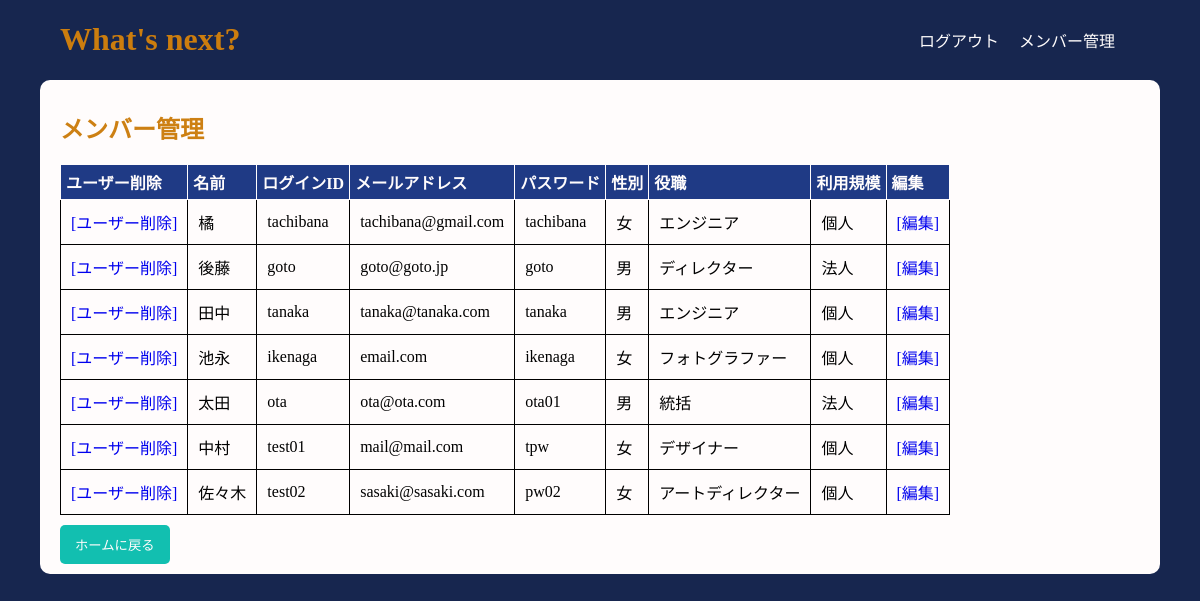
The app's page /users_select.php with its own data.
### tables this page shows
CREATE TABLE `gs_user_table` (
  `id` int(12) NOT NULL,
  `name` varchar(64) NOT NULL,
  `lid` varchar(64) NOT NULL,
  `mail` varchar(64) NOT NULL,
  `lpw` varchar(64) NOT NULL,
  `gender` int(1) NOT NULL,
  `depart` varchar(64) NOT NULL,
  `sort` int(1) NOT NULL,
  `col` varchar(7) NOT NULL DEFAULT '#ff0000'
);

### users_select.php (the view, shortened to what this page needs)
<?php
try {
    $pdo = new PDO('mysql:dbname=gs_db;charset=utf8;host=localhost', 'root', 'root');
} catch (PDOException $e) {
    exit('DB Error' . $e->getMessage());
}
$sql = "SELECT * FROM gs_user_table ORDER BY id DESC";
$stmt = $pdo->prepare($sql);
$status = $stmt->execute();
$view = "";
if ($status == false) {
    $error = $stmt->errorInfo();
    exit("*SQL Error:" . $error[2]);
} else {
    while ($res = $stmt->fetch(PDO::FETCH_ASSOC)) {
        $view .= '<tr>';
        $view .= '<td>';
        $view .= '<a href="users_delete.php?id=' . $res["id"] . '">';
        $view .= '[ユーザー削除]';
        $view .= '</a>';
        $view .= '</td>';
        $view .= '<td>' . $res["name"] . '</td>';
        $view .= '<td>' . $res["lid"] . '</td>';
        $view .= '<td>' . $res["mail"] . '</td>';
        $view .= '<td>' . $res["lpw"] . '</td>';
        if ($res["gender"] == 0) {
            $view .= '<td>男</td>';
        } else {
            $view .= '<td>女</td>';
        }
        $view .= '<td>' . $res["depart"] . '</td>';
        if ($res["sort"] == 0) {
            $view .= '<td>個人</td>';
        } else {
            $view .= '<td>法人</td>';
        }
        $view .= '<td style="text-align:right;">';
        $view .= '<a href="users_detail.php?id=' . $res["id"] . '">';
        $view .= '[編集]';
        $view .= '</a>';
        $view .= '</td>';
        $view .= '</tr>'
            . PHP_EOL;
    }
}
?>
<!DOCTYPE html>
<html>
<head>
    <link rel="stylesheet" href="css/style.css" />
</head>
<body>
    <?php include("header.php"); ?>
    <main>
        <article>
            <h1>メンバー管理</h1>
            <table id="table_us">
                <tr>
                    <th>ユーザー削除</th>
                    <th>名前</th>
                    <th>ログインID</th>
                    <th>メールアドレス</th>
                    <th>パスワード</th>
                    <th>性別</th>
                    <th>役職</th>
                    <th>利用規模</th>
                    <th>編集</th>
                </tr>
                <?php
                echo $view;
                ?>
            </table>
            <button onclick="location.href='select.php'"> ホームに戻る</button>
        </article>
    </main>
</body>
</html>

### header.php (shortened to what this page needs)
<header>
    <h1><a href="select.php">What's next?</a></h1>
        <nav>
            <ul>
                <li><a href="logout.php">ログアウト</a></li>
                <li><a href="users_select.php">メンバー管理</a></li>
            </ul>
        </nav>
    </header>

### css/style.css (style rules this page uses)
body { --white: #fffcfc; --accent: #cd8013; --bg: #17264f; margin: auto; background-color: var(--bg); }
header { width: 90%; margin: auto; }
header, header a { color: var(--white); }
main { width: 100%; margin: auto; }
table { text-align: left; }
form, article { width: 90%; margin: auto; padding: 10px 20px; }
h1, h3 { color: var(--accent); }
header h1 a { color: #cc7d0e; }
article { background-color: var(--white); border-radius: 10px; }
a { text-decoration: none; }
button, .button { border: none; text-align: center; background-color: #12bfb0; padding: 10px 15px; border-radius: 5px; color: var(--white); }
nav ul { display: flex; justify-content: flex-end; align-items: center; list-style: none; padding: 10px 15px; }
nav li { margin: 0px 10px; }
#table_home, #table_us { border-collapse: collapse; }
#table_home td, #table_us td { border: 1px solid #000; border-top: none; padding: 10px; }
#table_home th, #table_us th { padding: 5px; border: 1px solid var(--white); border-top: none; }
#table_us { margin: 10px 0px; text-align: left; }
#table_home th, #table_us th { background-color: #1f3a85; color: var(--white); }

### header.php (style rules this page uses)
header { display: flex; justify-content: space-between; align-items: center; }

### records on screen
gs_user_table: value "[ユーザー削除] [編集]", name "橘", lid "tachibana", mail "tachibana@gmail.com", lpw "tachibana", gender "女", depart "エンジニア", sort "個人"
gs_user_table: value "[ユーザー削除] [編集]", name "後藤", lid "goto", mail "goto@goto.jp", lpw "goto", gender "男", depart "ディレクター", sort "法人"
gs_user_table: value "[ユーザー削除] [編集]", name "田中", lid "tanaka", mail "tanaka@tanaka.com", lpw "tanaka", gender "男", depart "エンジニア", sort "個人"
gs_user_table: value "[ユーザー削除] [編集]", name "池永", lid "ikenaga", mail "email.com", lpw "ikenaga", gender "女", depart "フォトグラファー", sort "個人"
gs_user_table: value "[ユーザー削除] [編集]", name "太田", lid "ota", mail "ota@ota.com", lpw "ota01", gender "男", depart "統括", sort "法人"
gs_user_table: value "[ユーザー削除] [編集]", name "中村", lid "test01", mail "mail@mail.com", lpw "tpw", gender "女", depart "デザイナー", sort "個人"
gs_user_table: value "[ユーザー削除] [編集]", name "佐々木", lid "test02", mail "sasaki@sasaki.com", lpw "pw02", gender "女", depart "アートディレクター", sort "個人"
